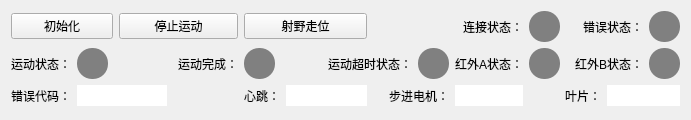
<?xml version="1.0" encoding="UTF-8"?>
<ui version="4.0">
 <class>Form</class>
 <widget class="QWidget" name="Form">
  <property name="geometry">
   <rect>
    <x>0</x>
    <y>0</y>
    <width>691</width>
    <height>120</height>
   </rect>
  </property>
  <property name="sizePolicy">
   <sizepolicy hsizetype="Expanding" vsizetype="Expanding">
    <horstretch>0</horstretch>
    <verstretch>0</verstretch>
   </sizepolicy>
  </property>
  <property name="maximumSize">
   <size>
    <width>16777215</width>
    <height>120</height>
   </size>
  </property>
  <property name="windowTitle">
   <string>Form</string>
  </property>
  <layout class="QGridLayout" name="gridLayout">
   <item row="0" column="0" colspan="2">
    <widget class="QPushButton" name="pushButton_init">
     <property name="sizePolicy">
      <sizepolicy hsizetype="Minimum" vsizetype="Fixed">
       <horstretch>0</horstretch>
       <verstretch>0</verstretch>
      </sizepolicy>
     </property>
     <property name="minimumSize">
      <size>
       <width>0</width>
       <height>0</height>
      </size>
     </property>
     <property name="text">
      <string>初始化</string>
     </property>
    </widget>
   </item>
   <item row="0" column="2" colspan="3">
    <widget class="QPushButton" name="pushButton_stop">
     <property name="sizePolicy">
      <sizepolicy hsizetype="Minimum" vsizetype="Fixed">
       <horstretch>0</horstretch>
       <verstretch>0</verstretch>
      </sizepolicy>
     </property>
     <property name="minimumSize">
      <size>
       <width>0</width>
       <height>0</height>
      </size>
     </property>
     <property name="text">
      <string>停止运动</string>
     </property>
    </widget>
   </item>
   <item row="0" column="5" colspan="3">
    <widget class="QPushButton" name="pushButton_move_position">
     <property name="sizePolicy">
      <sizepolicy hsizetype="Minimum" vsizetype="Fixed">
       <horstretch>0</horstretch>
       <verstretch>0</verstretch>
      </sizepolicy>
     </property>
     <property name="minimumSize">
      <size>
       <width>0</width>
       <height>0</height>
      </size>
     </property>
     <property name="text">
      <string>射野走位</string>
     </property>
    </widget>
   </item>
   <item row="0" column="10">
    <widget class="QLabel" name="label_20">
     <property name="maximumSize">
      <size>
       <width>140</width>
       <height>31</height>
      </size>
     </property>
     <property name="text">
      <string>连接状态：</string>
     </property>
     <property name="alignment">
      <set>Qt::AlignRight|Qt::AlignTrailing|Qt::AlignVCenter</set>
     </property>
    </widget>
   </item>
   <item row="0" column="11">
    <widget class="QLabel" name="label_connect">
     <property name="sizePolicy">
      <sizepolicy hsizetype="Preferred" vsizetype="Preferred">
       <horstretch>0</horstretch>
       <verstretch>0</verstretch>
      </sizepolicy>
     </property>
     <property name="minimumSize">
      <size>
       <width>31</width>
       <height>31</height>
      </size>
     </property>
     <property name="maximumSize">
      <size>
       <width>31</width>
       <height>31</height>
      </size>
     </property>
     <property name="font">
      <font>
       <family>仿宋</family>
       <pointsize>14</pointsize>
      </font>
     </property>
     <property name="styleSheet">
      <string notr="true">background-color: #808080;
border-radius: 15px;</string>
     </property>
     <property name="text">
      <string/>
     </property>
     <property name="alignment">
      <set>Qt::AlignCenter</set>
     </property>
    </widget>
   </item>
   <item row="0" column="12" colspan="2">
    <widget class="QLabel" name="label_6">
     <property name="maximumSize">
      <size>
       <width>140</width>
       <height>40</height>
      </size>
     </property>
     <property name="text">
      <string>错误状态：</string>
     </property>
     <property name="alignment">
      <set>Qt::AlignRight|Qt::AlignTrailing|Qt::AlignVCenter</set>
     </property>
    </widget>
   </item>
   <item row="0" column="14">
    <widget class="QLabel" name="label_error">
     <property name="minimumSize">
      <size>
       <width>31</width>
       <height>31</height>
      </size>
     </property>
     <property name="maximumSize">
      <size>
       <width>31</width>
       <height>31</height>
      </size>
     </property>
     <property name="font">
      <font>
       <family>仿宋</family>
       <pointsize>14</pointsize>
      </font>
     </property>
     <property name="styleSheet">
      <string notr="true">background-color: #808080;
border-radius: 15px;</string>
     </property>
     <property name="text">
      <string/>
     </property>
     <property name="alignment">
      <set>Qt::AlignCenter</set>
     </property>
    </widget>
   </item>
   <item row="1" column="0">
    <widget class="QLabel" name="label_7">
     <property name="maximumSize">
      <size>
       <width>140</width>
       <height>31</height>
      </size>
     </property>
     <property name="text">
      <string>运动状态：</string>
     </property>
     <property name="alignment">
      <set>Qt::AlignRight|Qt::AlignTrailing|Qt::AlignVCenter</set>
     </property>
    </widget>
   </item>
   <item row="1" column="1" colspan="2">
    <widget class="QLabel" name="label_IsReady">
     <property name="minimumSize">
      <size>
       <width>31</width>
       <height>31</height>
      </size>
     </property>
     <property name="maximumSize">
      <size>
       <width>31</width>
       <height>31</height>
      </size>
     </property>
     <property name="font">
      <font>
       <family>仿宋</family>
       <pointsize>14</pointsize>
      </font>
     </property>
     <property name="styleSheet">
      <string notr="true">background-color: #808080;
border-radius: 15px;</string>
     </property>
     <property name="text">
      <string/>
     </property>
     <property name="alignment">
      <set>Qt::AlignCenter</set>
     </property>
    </widget>
   </item>
   <item row="1" column="3" colspan="2">
    <widget class="QLabel" name="label_32">
     <property name="maximumSize">
      <size>
       <width>140</width>
       <height>31</height>
      </size>
     </property>
     <property name="text">
      <string>运动完成：</string>
     </property>
     <property name="alignment">
      <set>Qt::AlignRight|Qt::AlignTrailing|Qt::AlignVCenter</set>
     </property>
    </widget>
   </item>
   <item row="1" column="5" colspan="2">
    <widget class="QLabel" name="label_IsMoving">
     <property name="minimumSize">
      <size>
       <width>31</width>
       <height>31</height>
      </size>
     </property>
     <property name="maximumSize">
      <size>
       <width>31</width>
       <height>31</height>
      </size>
     </property>
     <property name="font">
      <font>
       <family>仿宋</family>
       <pointsize>14</pointsize>
      </font>
     </property>
     <property name="styleSheet">
      <string notr="true">background-color: #808080;
border-radius: 15px;</string>
     </property>
     <property name="text">
      <string/>
     </property>
     <property name="alignment">
      <set>Qt::AlignCenter</set>
     </property>
    </widget>
   </item>
   <item row="1" column="7" colspan="2">
    <widget class="QLabel" name="label_35">
     <property name="minimumSize">
      <size>
       <width>0</width>
       <height>0</height>
      </size>
     </property>
     <property name="maximumSize">
      <size>
       <width>140</width>
       <height>31</height>
      </size>
     </property>
     <property name="text">
      <string>运动超时状态：</string>
     </property>
     <property name="alignment">
      <set>Qt::AlignRight|Qt::AlignTrailing|Qt::AlignVCenter</set>
     </property>
    </widget>
   </item>
   <item row="1" column="9">
    <widget class="QLabel" name="label_RunTimeout">
     <property name="minimumSize">
      <size>
       <width>31</width>
       <height>31</height>
      </size>
     </property>
     <property name="maximumSize">
      <size>
       <width>31</width>
       <height>31</height>
      </size>
     </property>
     <property name="font">
      <font>
       <family>仿宋</family>
       <pointsize>14</pointsize>
      </font>
     </property>
     <property name="styleSheet">
      <string notr="true">background-color: #808080;
border-radius: 15px;</string>
     </property>
     <property name="text">
      <string/>
     </property>
     <property name="alignment">
      <set>Qt::AlignCenter</set>
     </property>
    </widget>
   </item>
   <item row="1" column="10">
    <widget class="QLabel" name="label_33">
     <property name="maximumSize">
      <size>
       <width>140</width>
       <height>31</height>
      </size>
     </property>
     <property name="text">
      <string>红外A状态：</string>
     </property>
     <property name="alignment">
      <set>Qt::AlignRight|Qt::AlignTrailing|Qt::AlignVCenter</set>
     </property>
    </widget>
   </item>
   <item row="1" column="11">
    <widget class="QLabel" name="label_ErrorA">
     <property name="minimumSize">
      <size>
       <width>31</width>
       <height>31</height>
      </size>
     </property>
     <property name="maximumSize">
      <size>
       <width>31</width>
       <height>31</height>
      </size>
     </property>
     <property name="font">
      <font>
       <family>仿宋</family>
       <pointsize>14</pointsize>
      </font>
     </property>
     <property name="styleSheet">
      <string notr="true">background-color: #808080;
border-radius: 15px;</string>
     </property>
     <property name="text">
      <string/>
     </property>
     <property name="alignment">
      <set>Qt::AlignCenter</set>
     </property>
    </widget>
   </item>
   <item row="1" column="12" colspan="2">
    <widget class="QLabel" name="label_34">
     <property name="maximumSize">
      <size>
       <width>140</width>
       <height>31</height>
      </size>
     </property>
     <property name="text">
      <string>红外B状态：</string>
     </property>
     <property name="alignment">
      <set>Qt::AlignRight|Qt::AlignTrailing|Qt::AlignVCenter</set>
     </property>
    </widget>
   </item>
   <item row="1" column="14">
    <widget class="QLabel" name="label_ErrorB">
     <property name="sizePolicy">
      <sizepolicy hsizetype="Preferred" vsizetype="Preferred">
       <horstretch>0</horstretch>
       <verstretch>0</verstretch>
      </sizepolicy>
     </property>
     <property name="minimumSize">
      <size>
       <width>31</width>
       <height>31</height>
      </size>
     </property>
     <property name="maximumSize">
      <size>
       <width>31</width>
       <height>31</height>
      </size>
     </property>
     <property name="font">
      <font>
       <family>仿宋</family>
       <pointsize>14</pointsize>
      </font>
     </property>
     <property name="styleSheet">
      <string notr="true">background-color: #808080;
border-radius: 15px;</string>
     </property>
     <property name="text">
      <string/>
     </property>
     <property name="alignment">
      <set>Qt::AlignCenter</set>
     </property>
    </widget>
   </item>
   <item row="2" column="0">
    <widget class="QLabel" name="label_18">
     <property name="maximumSize">
      <size>
       <width>140</width>
       <height>31</height>
      </size>
     </property>
     <property name="text">
      <string>错误代码：</string>
     </property>
     <property name="alignment">
      <set>Qt::AlignRight|Qt::AlignTrailing|Qt::AlignVCenter</set>
     </property>
    </widget>
   </item>
   <item row="2" column="1" colspan="3">
    <widget class="QLabel" name="lineEdit_errorcode">
     <property name="minimumSize">
      <size>
       <width>0</width>
       <height>21</height>
      </size>
     </property>
     <property name="maximumSize">
      <size>
       <width>90</width>
       <height>21</height>
      </size>
     </property>
     <property name="styleSheet">
      <string notr="true">background-color: white</string>
     </property>
     <property name="text">
      <string/>
     </property>
    </widget>
   </item>
   <item row="2" column="4" colspan="2">
    <widget class="QLabel" name="label_8">
     <property name="maximumSize">
      <size>
       <width>140</width>
       <height>31</height>
      </size>
     </property>
     <property name="text">
      <string>心跳：</string>
     </property>
     <property name="alignment">
      <set>Qt::AlignRight|Qt::AlignTrailing|Qt::AlignVCenter</set>
     </property>
    </widget>
   </item>
   <item row="2" column="6" colspan="2">
    <widget class="QLabel" name="lineEdit_heart">
     <property name="minimumSize">
      <size>
       <width>0</width>
       <height>21</height>
      </size>
     </property>
     <property name="maximumSize">
      <size>
       <width>90</width>
       <height>21</height>
      </size>
     </property>
     <property name="styleSheet">
      <string notr="true">background-color: white</string>
     </property>
     <property name="text">
      <string/>
     </property>
    </widget>
   </item>
   <item row="2" column="8" colspan="2">
    <widget class="QLabel" name="label_36">
     <property name="maximumSize">
      <size>
       <width>140</width>
       <height>31</height>
      </size>
     </property>
     <property name="text">
      <string>步进电机：</string>
     </property>
     <property name="alignment">
      <set>Qt::AlignRight|Qt::AlignTrailing|Qt::AlignVCenter</set>
     </property>
    </widget>
   </item>
   <item row="2" column="10">
    <widget class="QLabel" name="lineEdit_blockstep_id">
     <property name="minimumSize">
      <size>
       <width>0</width>
       <height>21</height>
      </size>
     </property>
     <property name="maximumSize">
      <size>
       <width>90</width>
       <height>21</height>
      </size>
     </property>
     <property name="styleSheet">
      <string notr="true">background-color: white</string>
     </property>
     <property name="text">
      <string/>
     </property>
    </widget>
   </item>
   <item row="2" column="11" colspan="2">
    <widget class="QLabel" name="label_37">
     <property name="maximumSize">
      <size>
       <width>140</width>
       <height>31</height>
      </size>
     </property>
     <property name="text">
      <string>叶片：</string>
     </property>
     <property name="alignment">
      <set>Qt::AlignRight|Qt::AlignTrailing|Qt::AlignVCenter</set>
     </property>
    </widget>
   </item>
   <item row="2" column="13" colspan="2">
    <widget class="QLabel" name="lineEdit_blockleaf_id">
     <property name="minimumSize">
      <size>
       <width>0</width>
       <height>21</height>
      </size>
     </property>
     <property name="maximumSize">
      <size>
       <width>90</width>
       <height>21</height>
      </size>
     </property>
     <property name="styleSheet">
      <string notr="true">background-color: white</string>
     </property>
     <property name="text">
      <string/>
     </property>
    </widget>
   </item>
  </layout>
 </widget>
 <resources/>
 <connections/>
</ui>
